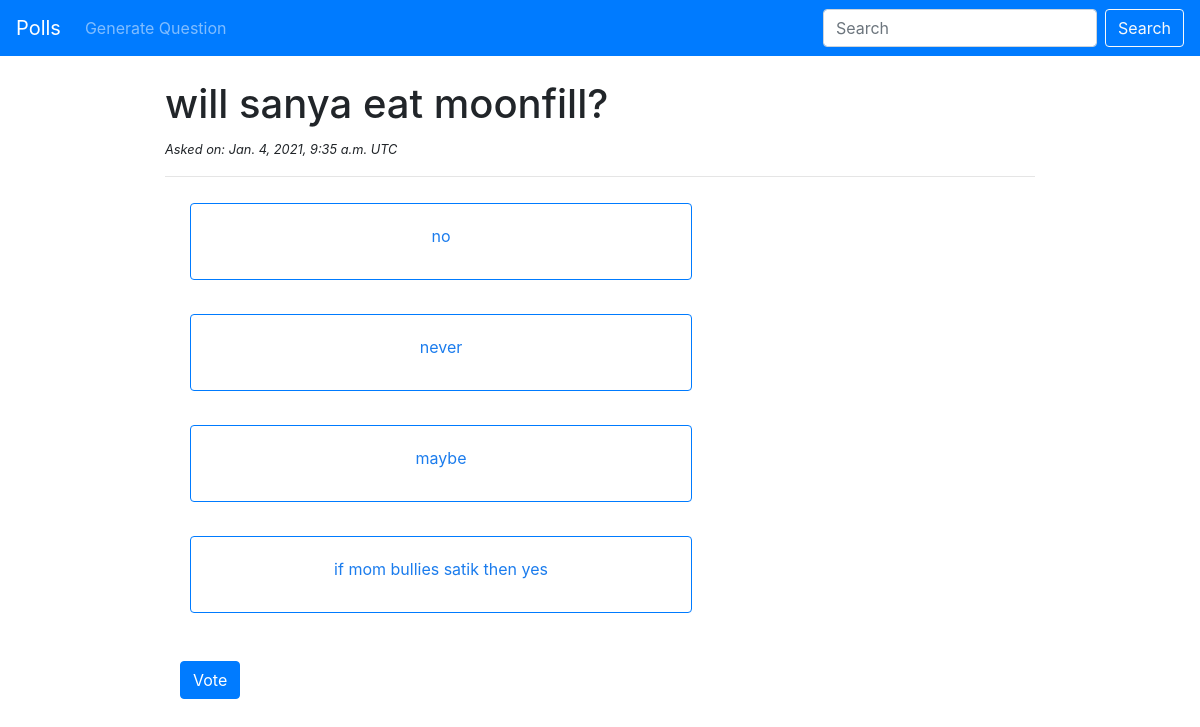
Page /polls/47/ on the committed database.
### polls/models.py (models this page shows, shortened)
class Question(models.Model):
	question_text = models.CharField(max_length=200)
	pub_date = models.DateTimeField(auto_now_add=True)

class Choice(models.Model):
	question = models.ForeignKey(Question, on_delete=models.CASCADE)
	choice_text = models.CharField(max_length=200)
	votes = models.IntegerField(default=0)

### polls/views.py (the view)
# urls.py: path('<int:pk>/', views.DetailView.as_view(), name='detail'),
class DetailView(generic.DetailView):
	model = Question
	template_name = 'polls/details.html'

### polls/templates/polls/details.html (shortened to what this page needs)
{% extends 'polls/base.html' %}
{% block content %}
<h1>{{ question.question_text }}</h1>
 <p><small><i>Asked on: {{ question.pub_date }} UTC</i></small></p>
 <hr>
<div class="container">
<form action="{% url 'polls:vote' question.id %}" method="post">
	{% for choice in question.choice_set.all %}
	<label for="choice{{ forloop.counter }}">
  <div class="card border-primary mb-3 text-center card-input">
 	 <div class="card-body" id='cards'>
 	 	{{ choice.choice_text }}
	</div>
		</div></label>
	{% endfor %}
	<br><br>
	<button type="submit" class="btn btn-primary" name="Vote">Vote</button>
</form>
</div>
{% endblock %}

### polls/static/css/polls.css (style rules this page uses)
.container { max-width: 900px; margin: 0 auto; }
.card-input { margin: 10px; padding: 00px; color: #1b7ced; }
#cards { width: 500px; height: 75px; }

### rows in the picture
Question: question_text "will sanya eat moonfill?", pub_date "Jan. 4, 2021, 9:35 a.m."
Choice: choice_text "no"
Choice: choice_text "never"
Choice: choice_text "maybe"
Choice: choice_text "if mom bullies satik then yes"
